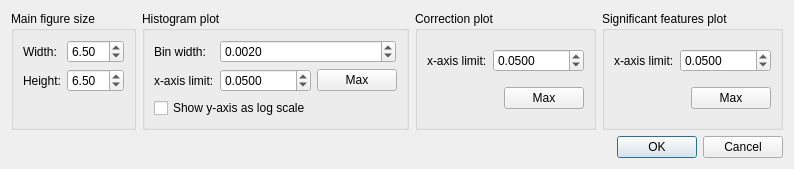
<?xml version="1.0" encoding="UTF-8"?>
<ui version="4.0">
 <class>MultCompCorrectionDialog</class>
 <widget class="QDialog" name="MultCompCorrectionDialog">
  <property name="geometry">
   <rect>
    <x>0</x>
    <y>0</y>
    <width>718</width>
    <height>168</height>
   </rect>
  </property>
  <property name="sizePolicy">
   <sizepolicy hsizetype="Fixed" vsizetype="Fixed">
    <horstretch>0</horstretch>
    <verstretch>0</verstretch>
   </sizepolicy>
  </property>
  <property name="windowTitle">
   <string>Configure plot</string>
  </property>
  <property name="windowIcon">
   <iconset>
    <normaloff>../../../../icons/programIcon.png</normaloff>../../../../icons/programIcon.png</iconset>
  </property>
  <layout class="QVBoxLayout" name="verticalLayout_3">
   <item>
    <layout class="QHBoxLayout" name="horizontalLayout_5">
     <item>
      <widget class="QGroupBox" name="groupBox_3">
       <property name="title">
        <string>Main figure size</string>
       </property>
       <layout class="QHBoxLayout" name="horizontalLayout_6">
        <item>
         <layout class="QFormLayout" name="formLayout_2">
          <item row="0" column="0">
           <widget class="QLabel" name="lblFigureWidth">
            <property name="text">
             <string>Width:</string>
            </property>
           </widget>
          </item>
          <item row="0" column="1">
           <widget class="QDoubleSpinBox" name="spinFigWidth">
            <property name="decimals">
             <number>2</number>
            </property>
            <property name="minimum">
             <double>2.000000000000000</double>
            </property>
            <property name="maximum">
             <double>20.000000000000000</double>
            </property>
            <property name="singleStep">
             <double>0.500000000000000</double>
            </property>
            <property name="value">
             <double>6.500000000000000</double>
            </property>
           </widget>
          </item>
          <item row="1" column="0">
           <widget class="QLabel" name="lblFigureHeight">
            <property name="text">
             <string>Height:</string>
            </property>
           </widget>
          </item>
          <item row="1" column="1">
           <widget class="QDoubleSpinBox" name="spinFigHeight">
            <property name="minimum">
             <double>2.000000000000000</double>
            </property>
            <property name="maximum">
             <double>12.000000000000000</double>
            </property>
            <property name="singleStep">
             <double>0.500000000000000</double>
            </property>
            <property name="value">
             <double>6.500000000000000</double>
            </property>
           </widget>
          </item>
         </layout>
        </item>
       </layout>
      </widget>
     </item>
     <item>
      <widget class="QGroupBox" name="groupBox_8">
       <property name="title">
        <string>Histogram plot</string>
       </property>
       <layout class="QVBoxLayout" name="verticalLayout_4">
        <item>
         <layout class="QFormLayout" name="formLayout">
          <item row="0" column="0">
           <widget class="QLabel" name="lblBinWidth">
            <property name="text">
             <string>Bin width:</string>
            </property>
           </widget>
          </item>
          <item row="0" column="1">
           <layout class="QHBoxLayout" name="horizontalLayout_9">
            <item>
             <widget class="QDoubleSpinBox" name="spinBinWidth">
              <property name="sizePolicy">
               <sizepolicy hsizetype="Minimum" vsizetype="Fixed">
                <horstretch>0</horstretch>
                <verstretch>0</verstretch>
               </sizepolicy>
              </property>
              <property name="decimals">
               <number>4</number>
              </property>
              <property name="minimum">
               <double>0.000100000000000</double>
              </property>
              <property name="maximum">
               <double>10000.000000000000000</double>
              </property>
              <property name="singleStep">
               <double>0.000100000000000</double>
              </property>
              <property name="value">
               <double>0.002000000000000</double>
              </property>
             </widget>
            </item>
            <item>
             <spacer name="horizontalSpacer">
              <property name="orientation">
               <enum>Qt::Horizontal</enum>
              </property>
              <property name="sizeType">
               <enum>QSizePolicy::Minimum</enum>
              </property>
              <property name="sizeHint" stdset="0">
               <size>
                <width>1</width>
                <height>20</height>
               </size>
              </property>
             </spacer>
            </item>
           </layout>
          </item>
          <item row="1" column="0">
           <widget class="QLabel" name="label">
            <property name="text">
             <string>x-axis limit:</string>
            </property>
           </widget>
          </item>
          <item row="1" column="1">
           <layout class="QHBoxLayout" name="horizontalLayout_7">
            <item>
             <widget class="QDoubleSpinBox" name="spinXlimitFig1">
              <property name="sizePolicy">
               <sizepolicy hsizetype="Minimum" vsizetype="Fixed">
                <horstretch>0</horstretch>
                <verstretch>0</verstretch>
               </sizepolicy>
              </property>
              <property name="decimals">
               <number>4</number>
              </property>
              <property name="minimum">
               <double>0.000100000000000</double>
              </property>
              <property name="maximum">
               <double>10000.000000000000000</double>
              </property>
              <property name="singleStep">
               <double>0.010000000000000</double>
              </property>
              <property name="value">
               <double>0.050000000000000</double>
              </property>
             </widget>
            </item>
            <item>
             <widget class="QPushButton" name="btnXmaxFig1">
              <property name="text">
               <string>Max</string>
              </property>
             </widget>
            </item>
           </layout>
          </item>
         </layout>
        </item>
        <item>
         <widget class="QCheckBox" name="chkLogScale">
          <property name="text">
           <string>Show y-axis as log scale</string>
          </property>
         </widget>
        </item>
       </layout>
      </widget>
     </item>
     <item>
      <widget class="QGroupBox" name="groupBox_2">
       <property name="title">
        <string>Correction plot</string>
       </property>
       <layout class="QVBoxLayout" name="verticalLayout_2">
        <item>
         <layout class="QHBoxLayout" name="horizontalLayout_4">
          <item>
           <widget class="QLabel" name="label_3">
            <property name="text">
             <string>x-axis limit:</string>
            </property>
           </widget>
          </item>
          <item>
           <widget class="QDoubleSpinBox" name="spinXlimitFig2">
            <property name="decimals">
             <number>4</number>
            </property>
            <property name="minimum">
             <double>0.000100000000000</double>
            </property>
            <property name="maximum">
             <double>10000.000000000000000</double>
            </property>
            <property name="singleStep">
             <double>0.010000000000000</double>
            </property>
            <property name="value">
             <double>0.050000000000000</double>
            </property>
           </widget>
          </item>
         </layout>
        </item>
        <item>
         <layout class="QHBoxLayout" name="horizontalLayout_2">
          <item>
           <spacer name="horizontalSpacer_2">
            <property name="orientation">
             <enum>Qt::Horizontal</enum>
            </property>
            <property name="sizeHint" stdset="0">
             <size>
              <width>40</width>
              <height>20</height>
             </size>
            </property>
           </spacer>
          </item>
          <item>
           <widget class="QPushButton" name="btnXmaxFig2">
            <property name="text">
             <string>Max</string>
            </property>
           </widget>
          </item>
         </layout>
        </item>
       </layout>
      </widget>
     </item>
     <item>
      <widget class="QGroupBox" name="groupBox">
       <property name="title">
        <string>Significant features plot</string>
       </property>
       <layout class="QVBoxLayout" name="verticalLayout">
        <item>
         <layout class="QHBoxLayout" name="horizontalLayout">
          <item>
           <widget class="QLabel" name="label_2">
            <property name="text">
             <string>x-axis limit:</string>
            </property>
           </widget>
          </item>
          <item>
           <widget class="QDoubleSpinBox" name="spinXlimitFig3">
            <property name="decimals">
             <number>4</number>
            </property>
            <property name="minimum">
             <double>0.000100000000000</double>
            </property>
            <property name="maximum">
             <double>10000.000000000000000</double>
            </property>
            <property name="singleStep">
             <double>0.010000000000000</double>
            </property>
            <property name="value">
             <double>0.050000000000000</double>
            </property>
           </widget>
          </item>
         </layout>
        </item>
        <item>
         <layout class="QHBoxLayout" name="horizontalLayout_8">
          <item>
           <spacer name="horizontalSpacer_3">
            <property name="orientation">
             <enum>Qt::Horizontal</enum>
            </property>
            <property name="sizeHint" stdset="0">
             <size>
              <width>40</width>
              <height>20</height>
             </size>
            </property>
           </spacer>
          </item>
          <item>
           <widget class="QPushButton" name="btnXmaxFig3">
            <property name="text">
             <string>Max</string>
            </property>
           </widget>
          </item>
         </layout>
        </item>
       </layout>
      </widget>
     </item>
    </layout>
   </item>
   <item>
    <layout class="QHBoxLayout" name="horizontalLayout_3">
     <item>
      <widget class="QDialogButtonBox" name="buttonBox">
       <property name="orientation">
        <enum>Qt::Horizontal</enum>
       </property>
       <property name="standardButtons">
        <set>QDialogButtonBox::Cancel|QDialogButtonBox::Ok</set>
       </property>
       <property name="centerButtons">
        <bool>false</bool>
       </property>
      </widget>
     </item>
    </layout>
   </item>
  </layout>
 </widget>
 <resources/>
 <connections>
  <connection>
   <sender>buttonBox</sender>
   <signal>accepted()</signal>
   <receiver>MultCompCorrectionDialog</receiver>
   <slot>accept()</slot>
   <hints>
    <hint type="sourcelabel">
     <x>248</x>
     <y>254</y>
    </hint>
    <hint type="destinationlabel">
     <x>157</x>
     <y>274</y>
    </hint>
   </hints>
  </connection>
  <connection>
   <sender>buttonBox</sender>
   <signal>rejected()</signal>
   <receiver>MultCompCorrectionDialog</receiver>
   <slot>reject()</slot>
   <hints>
    <hint type="sourcelabel">
     <x>316</x>
     <y>260</y>
    </hint>
    <hint type="destinationlabel">
     <x>286</x>
     <y>274</y>
    </hint>
   </hints>
  </connection>
 </connections>
 <designerdata>
  <property name="gridDeltaX">
   <number>10</number>
  </property>
  <property name="gridDeltaY">
   <number>10</number>
  </property>
  <property name="gridSnapX">
   <bool>true</bool>
  </property>
  <property name="gridSnapY">
   <bool>true</bool>
  </property>
  <property name="gridVisible">
   <bool>true</bool>
  </property>
 </designerdata>
</ui>
